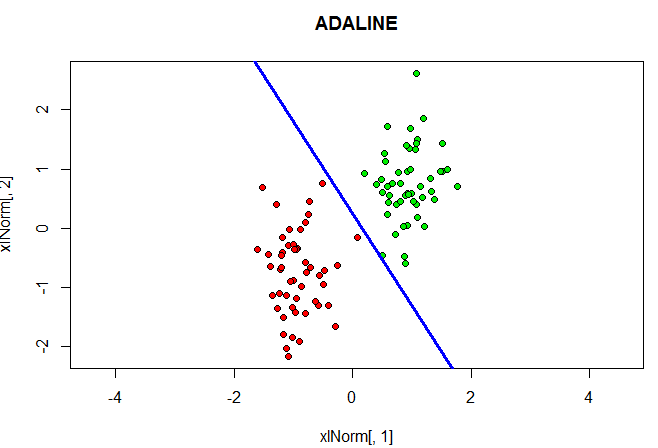

This figure's R source:
adaline <- function(x)
{
  return ((x-1)^2)
} 

normal <- function(xl) 
  {
  n <- dim(xl)[2] - 1
  for (i in 1:n) {
    xl[, i] <- (xl[, i] - mean(xl[, i])) / sd(xl[, i])
  }
  return(xl)
}

base <- function(xl) 
  {
  l <- dim(xl)[1]
  n <- dim(xl)[2] - 1
  xl <- cbind(xl[, 1:n], seq(from = -1, to = -1, length.out = l), xl[, n + 1])
}

sg <- function(xl, eta = 0.2, lambda = 1/60) 
  {
  l <- dim(xl)[1]
  n <- dim(xl)[2] - 1
  w <- c(1/2, 1/2, 1/2)
  iterCount <- 0
  Q <- 0
  for (i in 1:l) {
    wx <- sum(w * xl[i, 1:n])
    margin <- wx * xl[i, n + 1]
    Q <- Q + adaline(margin)
  }
  repeat 
    {
    margins <- array(dim = l)
    for (i in 1:l)
    {
      xi <- xl[i, 1:n]
      yi <- xl[i, n + 1]
      margins[i] <- crossprod(w, xi) * yi 
    }
    errorIndexes <- which(margins <= 0) 
    if (length(errorIndexes) > 0)
    {
      i <- sample(1:l, 1)
      iterCount <- iterCount + 1
      xi <- xl[i, 1:n]
      yi <- xl[i, n + 1]
      wx <- crossprod(w, xi)
      margin <- wx * yi
      ex <- adaline(margin)
      w <- w - eta * (wx - yi) * xi
      Qprev <- Q
      Q <- (1 - lambda) * Q + lambda * ex 
    } else
    {
      break
    }
  }
  return(w) 
}

main <- function(ObjectsCountofEachClass) 
  {
  library(MASS)
  sigma <- matrix(c(3,0,0,7),2,2)
  xy1 <- mvrnorm (ObjectsCountofEachClass,c(1,1),sigma)
  xy2 <- mvrnorm (ObjectsCountofEachClass,c(9,7),sigma)
  xl <- rbind(cbind(xy1, 1), cbind(xy2, -1))
  #print(xl);
  xlNorm <- normal(xl)
  xlNorm <- base(xlNorm)
  colors <- c("green2", "red")
  plot(xlNorm[, 1], xlNorm[, 2], pch = 21, asp = 1, main="ADALINE")
  for (i in 1:dim(xlNorm)[1]) 
    {
    points(xlNorm[i, 1], xlNorm[i, 2], pch = 21, bg = colors[ifelse((xl[i, 3] < 0), 1, 2)], asp = 1)
  }
  w <- sg(xlNorm)
  #print(w)
  abline(a = w[3] / w[2], b = -w[1] / w[2], lwd = 3, col = "blue")
}

main(60)
